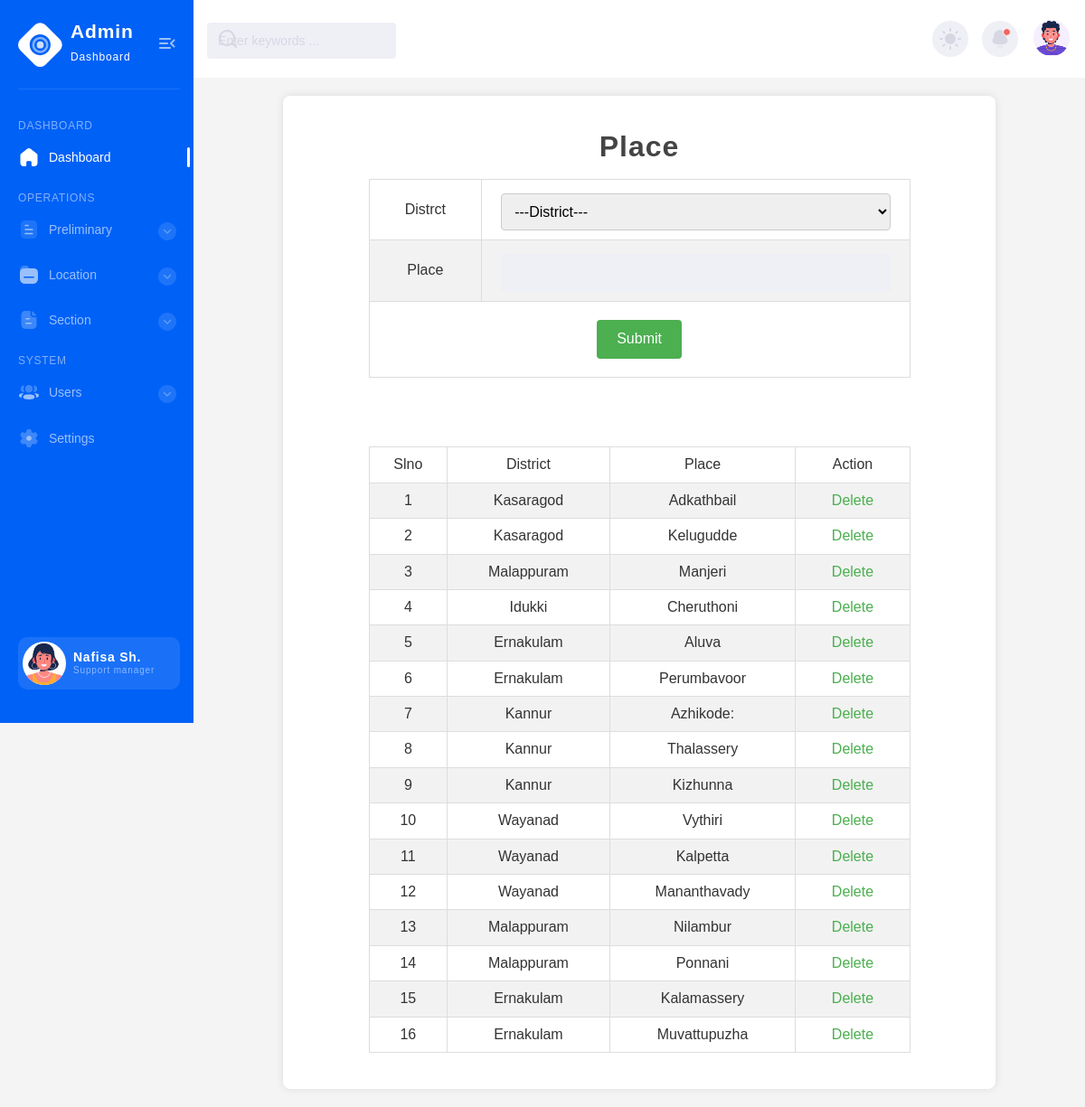
Page /Project/Admin/place.php on the committed database.
### tables this page shows
CREATE TABLE `tbl_place` (
  `place_id` int(11) NOT NULL,
  `place_name` varchar(50) NOT NULL,
  `district_id` int(11) NOT NULL
);

CREATE TABLE `tbl_district` (
  `district_id` int(11) NOT NULL,
  `district_name` varchar(50) NOT NULL
);

### Project/Admin/place.php (the view, shortened to what this page needs)
<?php
include("Head.php");
include('../Assets/Connection/Connection.php');
		?>
<!DOCTYPE html PUBLIC "-//W3C//DTD XHTML 1.0 Transitional//EN" "http://www.w3.org/TR/xhtml1/DTD/xhtml1-transitional.dtd">
<html xmlns="http://www.w3.org/1999/xhtml">
<head>
</head>
<body>
<form action="" method="post">
<h1 align="center">Place</h1>
<table  border="1" align="center">
<tr>
    <td>Distrct</td>
    <td>
    <select name="selDistrict" id="selDistrict">
    <option>---District---</option>
    </select>
    </td>
  </tr>
  <tr>
    <td>Place</td>
    <td><label for="txt_place"></label>
      <input type="text" name="txt_place" id="txt_place" value required="required"/></td>
  </tr>
  <tr>
    <td colspan="2" align="center">
    <input type="submit" name="btn_submit" id="btn_submit" value="Submit" /></td>
    </tr>
</table>
<br /><br />
<table  border="1" align="center">
  <tr>
    <td>Slno</td>
    <td>District</td>
    <td>Place</td>
    <td>Action</td>
  </tr>
  <?php
  $i=0;
  $sel = "select * from tbl_place p inner join tbl_district d on d.district_id = p.district_id";
  $result = $con -> query($sel);
  while($data = $result -> fetch_assoc())
  	{
		$i++;
  ?>
  <tr>
    <td><?php echo $i ?></td>
    <td><?php echo $data["district_name"]?></td>
    <td><?php echo $data["place_name"]?></td>
    <td>
    	<a href="place.php?did=<?php echo $data["place_id"]?>" class="a">Delete</a>
    </td>
  </tr>
  <?php } ?>
</table>
</form>
</body>
</html>
<?php include("Foot.php"); ?>

### Project/Admin/place.php (style rules this page uses)
body { font-family: Arial, sans-serif; background-color: #f4f4f4; color: #333; margin: 0; padding: 0; }
h1 { text-align: center; color: #444; margin-top: 20px; }
table { width: 80%; margin: 20px auto; border-collapse: collapse; background-color: #fff; }
table, th, td { border: 1px solid #ddd; }
th, td { padding: 10px; text-align: center; }
tr:nth-child(even) { background-color: #f2f2f2; }
form { width: 80%; margin: 20px auto; background-color: #fff; padding: 20px; border-radius: 8px; box-shadow: 0 0 10px rgba(0, 0, 0, 0.1); }
input[type="text"], select { width: calc(100% - 22px); padding: 10px; border: 1px solid #ccc; border-radius: 4px; margin-top: 5px; }
input[type="submit"], input[type="reset"] { background-color: #4CAF50; color: white; padding: 10px 20px; border: none; border-radius: 4px; cursor: pointer; margin: 10px 5px; }
.a { color: #4CAF50; text-decoration: none; margin: 0 5px; }

### rows in the picture
tbl_place: district.district_name "Kasaragod", place_name "Adkathbail"
tbl_place: district.district_name "Kasaragod", place_name "Kelugudde"
tbl_place: district.district_name "Malappuram", place_name "Manjeri"
tbl_place: district.district_name "Idukki", place_name "Cheruthoni"
tbl_place: district.district_name "Ernakulam", place_name "Aluva"
tbl_place: district.district_name "Ernakulam", place_name "Perumbavoor"
tbl_place: district.district_name "Kannur", place_name "Azhikode:"
tbl_place: district.district_name "Kannur", place_name "Thalassery"
tbl_place: district.district_name "Kannur", place_name "Kizhunna"
tbl_place: district.district_name "Wayanad", place_name "Vythiri"
tbl_place: district.district_name "Wayanad", place_name "Kalpetta"
tbl_place: district.district_name "Wayanad", place_name "Mananthavady"
tbl_place: district.district_name "Malappuram", place_name "Nilambur"
tbl_place: district.district_name "Malappuram", place_name "Ponnani"
tbl_place: district.district_name "Ernakulam", place_name "Kalamassery"
tbl_place: district.district_name "Ernakulam", place_name "Muvattupuzha"
